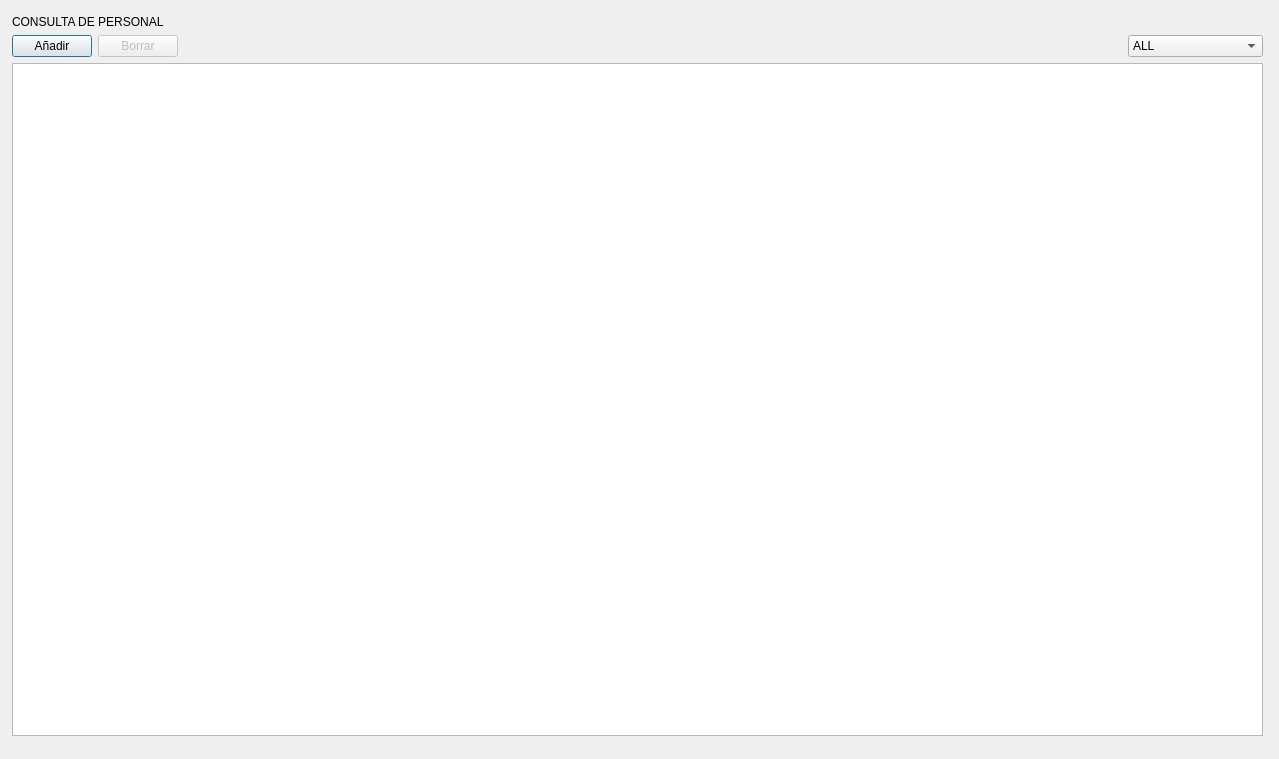
<?xml version="1.0" encoding="UTF-8"?>
<ui version="4.0">
 <class>Dialog</class>
 <widget class="QDialog" name="Dialog">
  <property name="geometry">
   <rect>
    <x>0</x>
    <y>0</y>
    <width>1279</width>
    <height>759</height>
   </rect>
  </property>
  <property name="sizePolicy">
   <sizepolicy hsizetype="Preferred" vsizetype="Preferred">
    <horstretch>0</horstretch>
    <verstretch>0</verstretch>
   </sizepolicy>
  </property>
  <property name="windowTitle">
   <string>Consulta de Personal</string>
  </property>
  <widget class="QWidget" name="">
   <property name="geometry">
    <rect>
     <x>12</x>
     <y>15</y>
     <width>1251</width>
     <height>721</height>
    </rect>
   </property>
   <layout class="QVBoxLayout" name="verticalLayout">
    <item>
     <widget class="QLabel" name="label_consulta">
      <property name="styleSheet">
       <string notr="true">
font: 75 20pt &quot;MS Shell Dlg 2&quot;;</string>
      </property>
      <property name="text">
       <string>CONSULTA DE PERSONAL</string>
      </property>
     </widget>
    </item>
    <item>
     <layout class="QHBoxLayout" name="horizontalLayout">
      <item>
       <widget class="QPushButton" name="button_Add">
        <property name="sizePolicy">
         <sizepolicy hsizetype="Fixed" vsizetype="Fixed">
          <horstretch>0</horstretch>
          <verstretch>0</verstretch>
         </sizepolicy>
        </property>
        <property name="text">
         <string>Añadir</string>
        </property>
       </widget>
      </item>
      <item>
       <widget class="QPushButton" name="button_Borrar">
        <property name="enabled">
         <bool>false</bool>
        </property>
        <property name="sizePolicy">
         <sizepolicy hsizetype="Fixed" vsizetype="Fixed">
          <horstretch>0</horstretch>
          <verstretch>0</verstretch>
         </sizepolicy>
        </property>
        <property name="text">
         <string>Borrar</string>
        </property>
       </widget>
      </item>
      <item>
       <spacer name="horizontalSpacer">
        <property name="orientation">
         <enum>Qt::Horizontal</enum>
        </property>
        <property name="sizeType">
         <enum>QSizePolicy::Expanding</enum>
        </property>
        <property name="sizeHint" stdset="0">
         <size>
          <width>388</width>
          <height>20</height>
         </size>
        </property>
       </spacer>
      </item>
      <item>
       <widget class="QComboBox" name="comboBox">
        <property name="sizePolicy">
         <sizepolicy hsizetype="Fixed" vsizetype="Fixed">
          <horstretch>0</horstretch>
          <verstretch>0</verstretch>
         </sizepolicy>
        </property>
        <item>
         <property name="text">
          <string>ALL</string>
         </property>
        </item>
        <item>
         <property name="text">
          <string>Crew Chief</string>
         </property>
        </item>
        <item>
         <property name="text">
          <string>Operador de Luces</string>
         </property>
        </item>
        <item>
         <property name="text">
          <string>Dimmers</string>
         </property>
        </item>
        <item>
         <property name="text">
          <string>Técnico Luces</string>
         </property>
        </item>
        <item>
         <property name="text">
          <string>Operador Sonido</string>
         </property>
        </item>
        <item>
         <property name="text">
          <string>RF</string>
         </property>
        </item>
        <item>
         <property name="text">
          <string>Técnico de Sonido</string>
         </property>
        </item>
        <item>
         <property name="text">
          <string>Operador de Video</string>
         </property>
        </item>
        <item>
         <property name="text">
          <string>LED</string>
         </property>
        </item>
        <item>
         <property name="text">
          <string>Técnico de Video</string>
         </property>
        </item>
        <item>
         <property name="text">
          <string>Contenidos</string>
         </property>
        </item>
        <item>
         <property name="text">
          <string>Rigger</string>
         </property>
        </item>
        <item>
         <property name="text">
          <string>Regidor</string>
         </property>
        </item>
        <item>
         <property name="text">
          <string>Deco</string>
         </property>
        </item>
       </widget>
      </item>
     </layout>
    </item>
    <item>
     <widget class="QTableView" name="tableView"/>
    </item>
   </layout>
  </widget>
 </widget>
 <resources/>
 <connections>
  <connection>
   <sender>tableView</sender>
   <signal>clicked(QModelIndex)</signal>
   <receiver>button_Borrar</receiver>
   <slot>show()</slot>
   <hints>
    <hint type="sourcelabel">
     <x>162</x>
     <y>136</y>
    </hint>
    <hint type="destinationlabel">
     <x>162</x>
     <y>82</y>
    </hint>
   </hints>
  </connection>
 </connections>
</ui>
